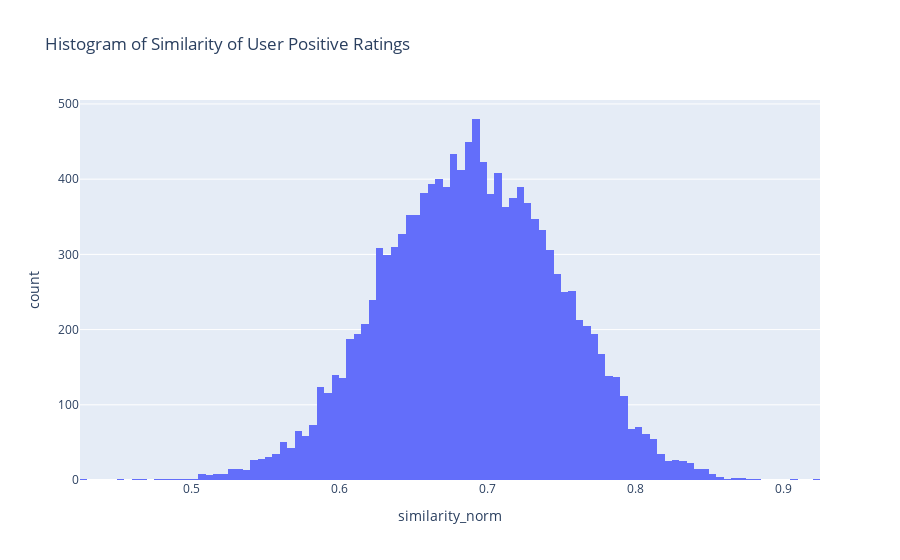

Source (notebook cell):
### Code cell
users["similarity_norm"] = users["similarity"].apply(lambda x: (x + 1) / 2)
px.histogram(users, x="similarity_norm", title="Histogram of Similarity of User Positive Ratings")

### Figure 1 — Plotly figure (JSON) as saved in the notebook; plotly's stock layout.template omitted (floating-point values rounded to 4 significant figures; data arrays with more than 128 entries replaced by an {"elided": "..."} marker saying what was removed)
{"data": [{"alignmentgroup": "True", "bingroup": "x", "hovertemplate": "similarity_norm=%{x}<br>count=%{y}<extra></extra>", "legendgroup": "", "marker": {"color": "#636efa"}, "name": "", "offsetgroup": "", "orientation": "v", "showlegend": false, "type": "histogram", "x": {"elided": "14382 float values"}, "xaxis": "x", "yaxis": "y"}], "layout": {"barmode": "relative", "legend": {"tracegroupgap": 0}, "title": {"text": "Histogram of Similarity of User Positive Ratings"}, "xaxis": {"anchor": "y", "domain": [0, 1], "title": {"text": "similarity_norm"}}, "yaxis": {"anchor": "x", "domain": [0, 1], "title": {"text": "count"}}}}
